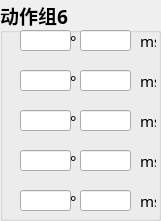
     <widget class="QGroupBox" name="groupBox_11">
      <property name="geometry">
       <rect>
        <x>240</x>
        <y>230</y>
        <width>161</width>
        <height>221</height>
       </rect>
      </property>
      <property name="font">
       <font>
        <family>宋体</family>
        <pointsize>14</pointsize>
        <weight>75</weight>
        <bold>true</bold>
       </font>
      </property>
      <property name="title">
       <string>动作组6</string>
      </property>
      <widget class="QLineEdit" name="lineEdit_81">
       <property name="geometry">
        <rect>
         <x>20</x>
         <y>30</y>
         <width>51</width>
         <height>21</height>
        </rect>
       </property>
       <property name="font">
        <font>
         <family>宋体</family>
         <pointsize>11</pointsize>
         <weight>50</weight>
         <bold>false</bold>
        </font>
       </property>
      </widget>
      <widget class="QLabel" name="label_132">
       <property name="geometry">
        <rect>
         <x>70</x>
         <y>30</y>
         <width>16</width>
         <height>21</height>
        </rect>
       </property>
       <property name="font">
        <font>
         <family>宋体</family>
         <pointsize>11</pointsize>
         <weight>50</weight>
         <bold>false</bold>
        </font>
       </property>
       <property name="text">
        <string>°</string>
       </property>
      </widget>
      <widget class="QLabel" name="label_133">
       <property name="geometry">
        <rect>
         <x>70</x>
         <y>70</y>
         <width>16</width>
         <height>21</height>
        </rect>
       </property>
       <property name="font">
        <font>
         <family>宋体</family>
         <pointsize>11</pointsize>
         <weight>50</weight>
         <bold>false</bold>
        </font>
       </property>
       <property name="text">
        <string>°</string>
       </property>
      </widget>
      <widget class="QLabel" name="label_134">
       <property name="geometry">
        <rect>
         <x>70</x>
         <y>110</y>
         <width>16</width>
         <height>21</height>
        </rect>
       </property>
       <property name="font">
        <font>
         <family>宋体</family>
         <pointsize>11</pointsize>
         <weight>50</weight>
         <bold>false</bold>
        </font>
       </property>
       <property name="text">
        <string>°</string>
       </property>
      </widget>
      <widget class="QLabel" name="label_135">
       <property name="geometry">
        <rect>
         <x>70</x>
         <y>150</y>
         <width>16</width>
         <height>21</height>
        </rect>
       </property>
       <property name="font">
        <font>
         <family>宋体</family>
         <pointsize>11</pointsize>
         <weight>50</weight>
         <bold>false</bold>
        </font>
       </property>
       <property name="text">
        <string>°</string>
       </property>
      </widget>
      <widget class="QLabel" name="label_136">
       <property name="geometry">
        <rect>
         <x>70</x>
         <y>190</y>
         <width>16</width>
         <height>21</height>
        </rect>
       </property>
       <property name="font">
        <font>
         <family>宋体</family>
         <pointsize>11</pointsize>
         <weight>50</weight>
         <bold>false</bold>
        </font>
       </property>
       <property name="text">
        <string>°</string>
       </property>
      </widget>
      <widget class="QLabel" name="label_137">
       <property name="geometry">
        <rect>
         <x>140</x>
         <y>30</y>
         <width>16</width>
         <height>21</height>
        </rect>
       </property>
       <property name="font">
        <font>
         <family>宋体</family>
         <pointsize>11</pointsize>
         <weight>50</weight>
         <bold>false</bold>
        </font>
       </property>
       <property name="text">
        <string>ms</string>
       </property>
      </widget>
      <widget class="QLabel" name="label_138">
       <property name="geometry">
        <rect>
         <x>140</x>
         <y>110</y>
         <width>16</width>
         <height>21</height>
        </rect>
       </property>
       <property name="font">
        <font>
         <family>宋体</family>
         <pointsize>11</pointsize>
         <weight>50</weight>
         <bold>false</bold>
        </font>
       </property>
       <property name="text">
        <string>ms</string>
       </property>
      </widget>
      <widget class="QLabel" name="label_140">
       <property name="geometry">
        <rect>
         <x>140</x>
         <y>190</y>
         <width>16</width>
         <height>21</height>
        </rect>
       </property>
       <property name="font">
        <font>
         <family>宋体</family>
         <pointsize>11</pointsize>
         <weight>50</weight>
         <bold>false</bold>
        </font>
       </property>
       <property name="text">
        <string>ms</string>
       </property>
      </widget>
      <widget class="QLabel" name="label_141">
       <property name="geometry">
        <rect>
         <x>140</x>
         <y>150</y>
         <width>16</width>
         <height>21</height>
        </rect>
       </property>
       <property name="font">
        <font>
         <family>宋体</family>
         <pointsize>11</pointsize>
         <weight>50</weight>
         <bold>false</bold>
        </font>
       </property>
       <property name="text">
        <string>ms</string>
       </property>
      </widget>
      <widget class="QLabel" name="label_142">
       <property name="geometry">
        <rect>
         <x>140</x>
         <y>70</y>
         <width>16</width>
         <height>21</height>
        </rect>
       </property>
       <property name="font">
        <font>
         <family>宋体</family>
         <pointsize>11</pointsize>
         <weight>50</weight>
         <bold>false</bold>
        </font>
       </property>
       <property name="text">
        <string>ms</string>
       </property>
      </widget>
      <widget class="QLineEdit" name="lineEdit_82">
       <property name="geometry">
        <rect>
         <x>20</x>
         <y>70</y>
         <width>51</width>
         <height>21</height>
        </rect>
       </property>
       <property name="font">
        <font>
         <family>宋体</family>
         <pointsize>11</pointsize>
         <weight>50</weight>
         <bold>false</bold>
        </font>
       </property>
      </widget>
      <widget class="QLineEdit" name="lineEdit_83">
       <property name="geometry">
        <rect>
         <x>20</x>
         <y>110</y>
         <width>51</width>
         <height>21</height>
        </rect>
       </property>
       <property name="font">
        <font>
         <family>宋体</family>
         <pointsize>11</pointsize>
         <weight>50</weight>
         <bold>false</bold>
        </font>
       </property>
      </widget>
      <widget class="QLineEdit" name="lineEdit_84">
       <property name="geometry">
        <rect>
         <x>20</x>
         <y>150</y>
         <width>51</width>
         <height>21</height>
        </rect>
       </property>
       <property name="font">
        <font>
         <family>宋体</family>
         <pointsize>11</pointsize>
         <weight>50</weight>
         <bold>false</bold>
        </font>
       </property>
      </widget>
      <widget class="QLineEdit" name="lineEdit_85">
       <property name="geometry">
        <rect>
         <x>20</x>
         <y>190</y>
         <width>51</width>
         <height>21</height>
        </rect>
       </property>
       <property name="font">
        <font>
         <family>宋体</family>
         <pointsize>11</pointsize>
         <weight>50</weight>
         <bold>false</bold>
        </font>
       </property>
      </widget>
      <widget class="QLineEdit" name="lineEdit_86">
       <property name="geometry">
        <rect>
         <x>80</x>
         <y>30</y>
         <width>51</width>
         <height>21</height>
        </rect>
       </property>
       <property name="font">
        <font>
         <family>宋体</family>
         <pointsize>11</pointsize>
         <weight>50</weight>
         <bold>false</bold>
        </font>
       </property>
      </widget>
      <widget class="QLineEdit" name="lineEdit_87">
       <property name="geometry">
        <rect>
         <x>80</x>
         <y>70</y>
         <width>51</width>
         <height>21</height>
        </rect>
       </property>
       <property name="font">
        <font>
         <family>宋体</family>
         <pointsize>11</pointsize>
         <weight>50</weight>
         <bold>false</bold>
        </font>
       </property>
      </widget>
      <widget class="QLineEdit" name="lineEdit_88">
       <property name="geometry">
        <rect>
         <x>80</x>
         <y>110</y>
         <width>51</width>
         <height>21</height>
        </rect>
       </property>
       <property name="font">
        <font>
         <family>宋体</family>
         <pointsize>11</pointsize>
         <weight>50</weight>
         <bold>false</bold>
        </font>
       </property>
      </widget>
      <widget class="QLineEdit" name="lineEdit_89">
       <property name="geometry">
        <rect>
         <x>80</x>
         <y>150</y>
         <width>51</width>
         <height>21</height>
        </rect>
       </property>
       <property name="font">
        <font>
         <family>宋体</family>
         <pointsize>11</pointsize>
         <weight>50</weight>
         <bold>false</bold>
        </font>
       </property>
      </widget>
      <widget class="QLineEdit" name="lineEdit_90">
       <property name="geometry">
        <rect>
         <x>80</x>
         <y>190</y>
         <width>51</width>
         <height>21</height>
        </rect>
       </property>
       <property name="font">
        <font>
         <family>宋体</family>
         <pointsize>11</pointsize>
         <weight>50</weight>
         <bold>false</bold>
        </font>
       </property>
      </widget>
     </widget>
